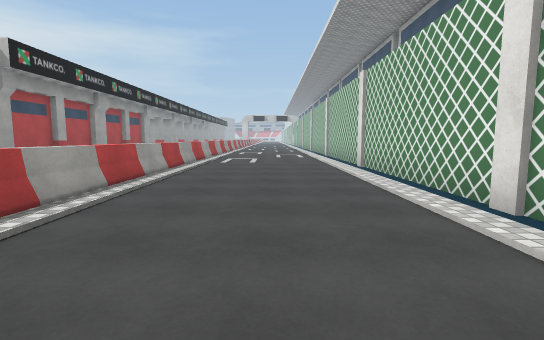
View 1 (above)

24 first-person views from a walk through a 3-D level made in the Unity game engine. The camera is 1.4 m above the floor, tilts 6° down and sees 85° across. The floor is counted in squares, 2 m on a side. Each view is taken from the middle of a square. On the plan, view 1 faces up. The plan holds only what a view shows up to about 10 squares ahead; the rest is blank. The place goes on beyond the plan. Some surface patterns are stand-ins.

View 2
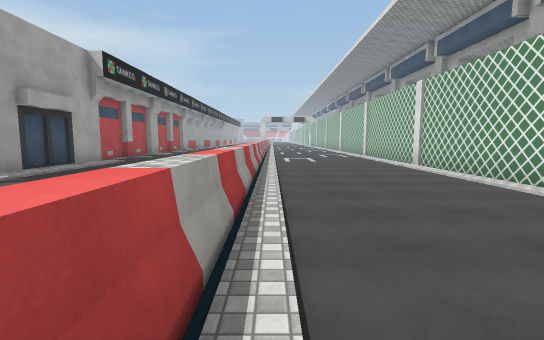

View 3
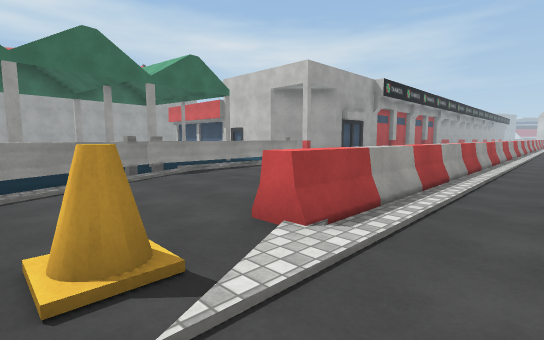

View 4
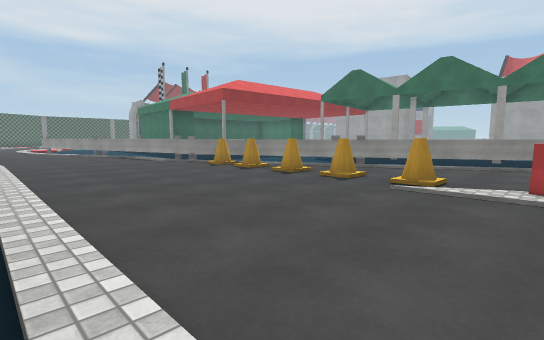

View 5
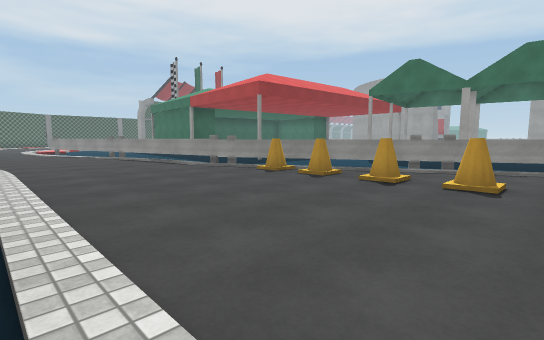

View 6
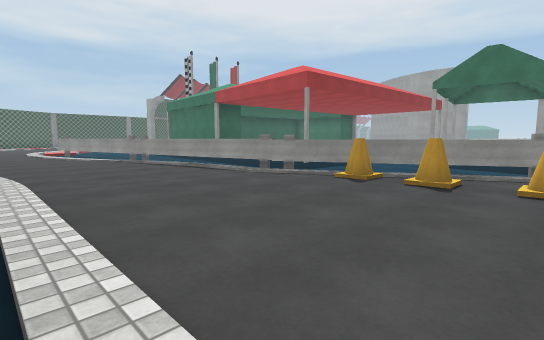

View 7
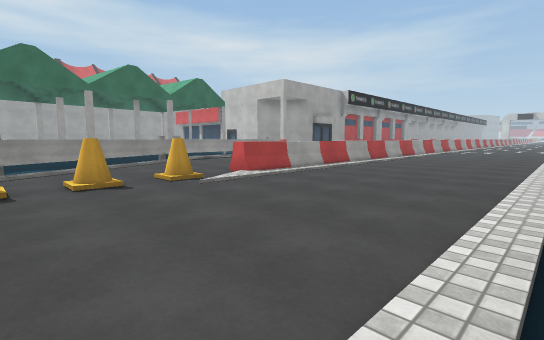

View 8
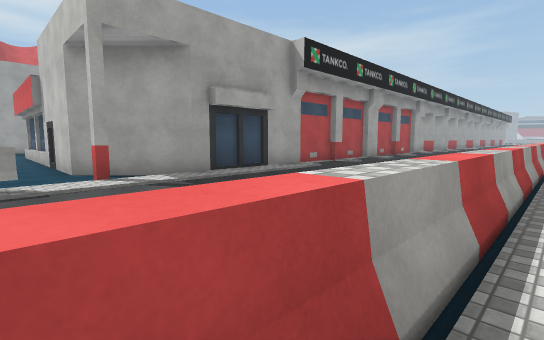

View 9
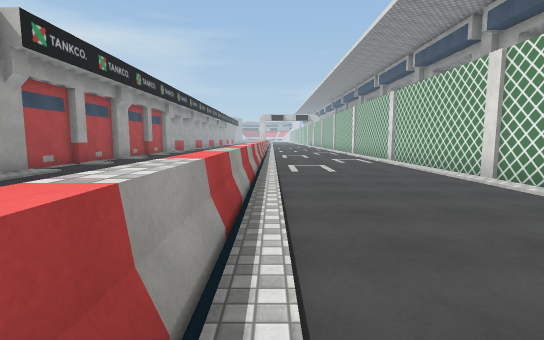

View 10
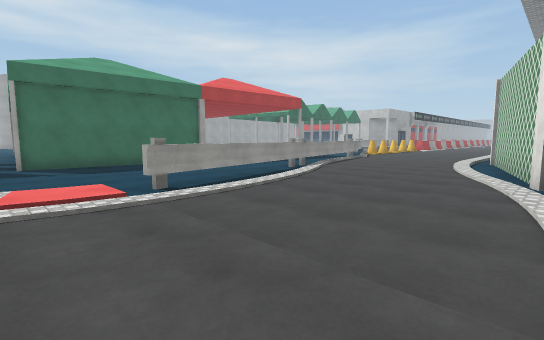

View 11
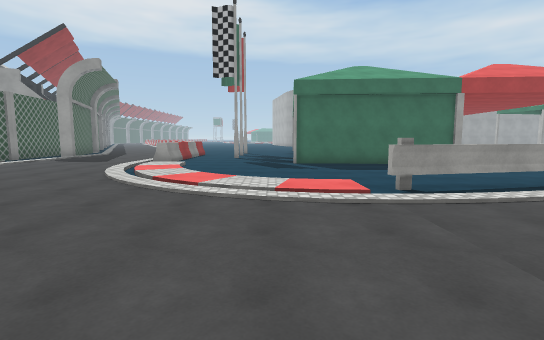

View 12
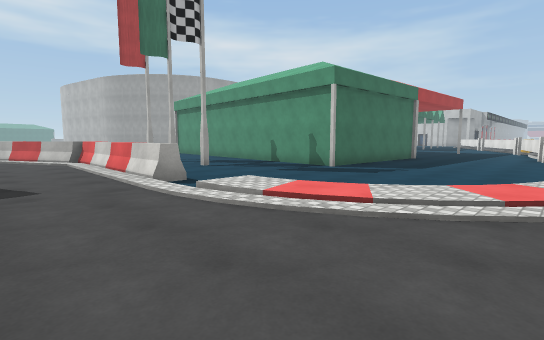

View 13
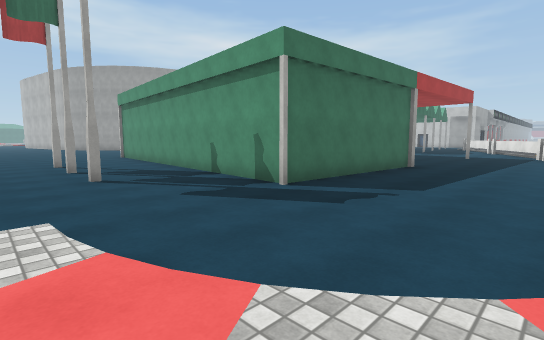

View 14
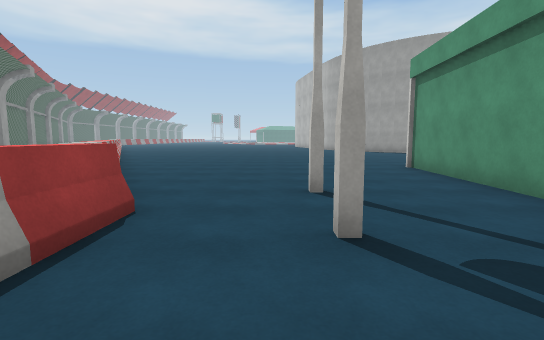

View 15
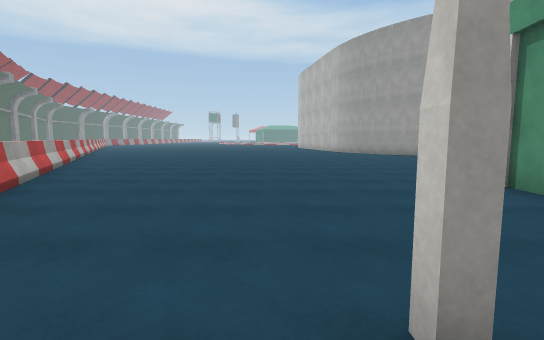

View 16
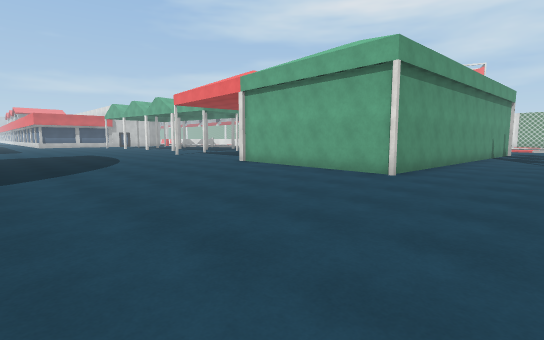

View 17
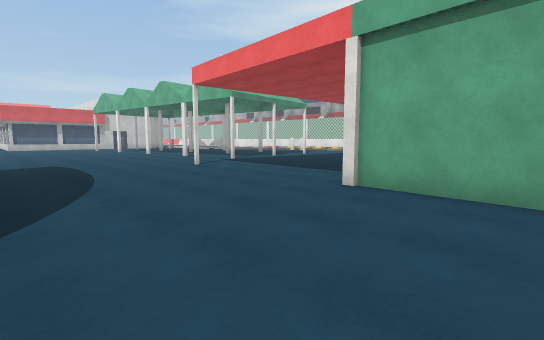

View 18
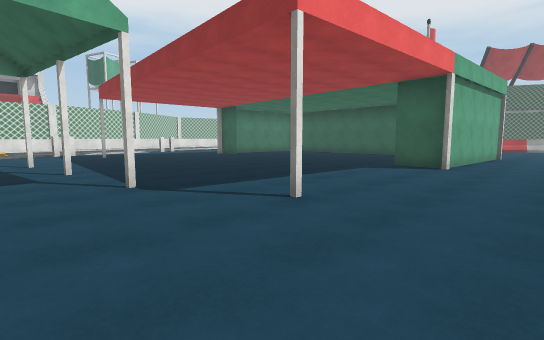

View 19
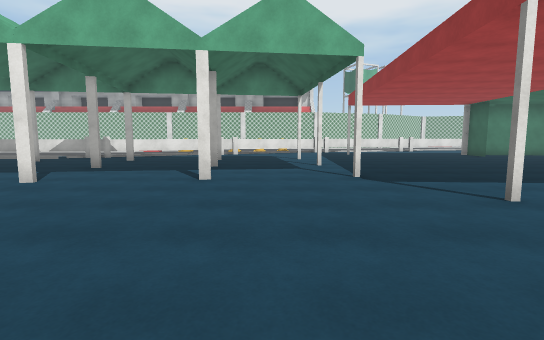

View 20
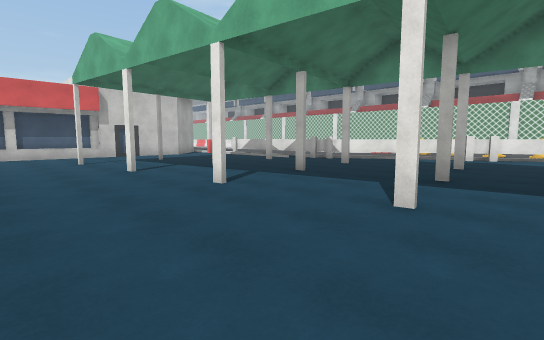

View 21
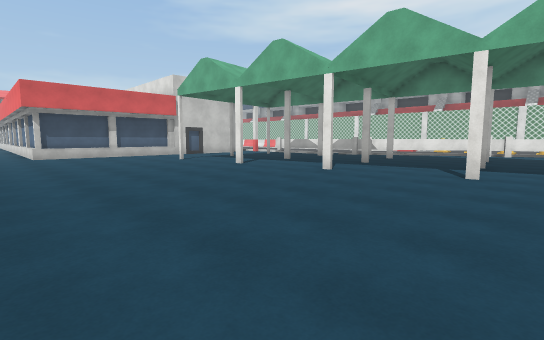

View 22
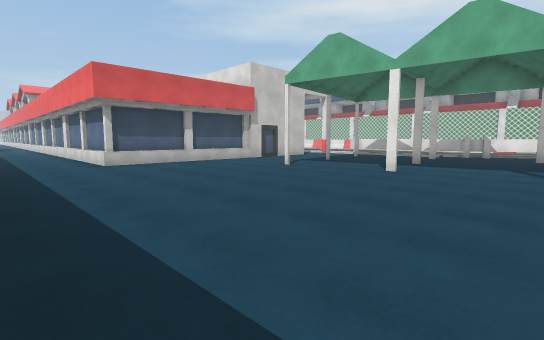

View 23
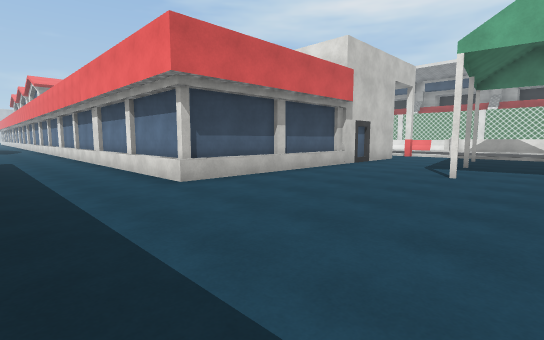

View 24
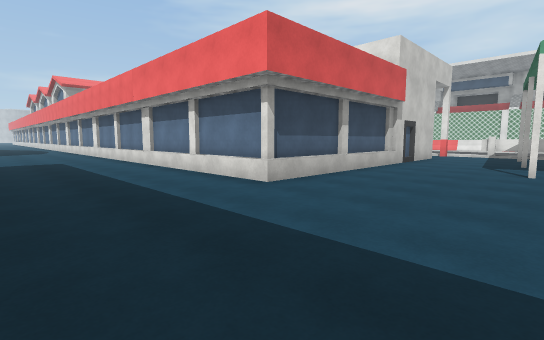

### Floor plan
Key: @ floor where view 1 was taken; # wall or solid block; x gap in a wall; . main floor; : floor 0.25 m higher than the main floor; / step, stairs or slope; = window, fence, low wall or low ledge; ^ raised ledge; G garage; B barrier; T thing the floor can be seen under or through; O other object.
Columns run from 21 left of view 1 to 4 right of it. Each row starts with its distance up from view 1.
 12  ..          G.   ^..../#
 11  ...#        G..  ^..../#
 10 ....#        G..  ^..../#
  9 ....#        #..  ^..../#
  8 ....#        #..  ^..../#
  7 ....#        #..  ^..../#
  6 ....#        #..  ^..../#
  5 ....#      ###..  ^..../#
  4 ....########GG..  ^..../#
  3 ................  ^..../#
  2 ..............#.  ^..../
  1 .........#..#.=   ^..../
  0 .......#......=.  ^..@./
 -1  .............=.. ^..../
 -2  ......#..#.#.#...B..../
 -3  .............##..B..../
 -4  ............#.=......./
 -5  .......#.#....=#.O..../
 -6   ..............=.O..../
 -7   ...........#..#.O..../
 -8   ......#..#.....=O..../
 -9   ...............=O..../
-10   .........#.#....O..../
-11  .......#.........T..../
-12  .....#.........#.TT.../#
-13  .............. ...=.../#
-14 ..............   ..=.../#
-15 ..............  ...=....#
-16 ..............  ...##...##
-17 ......##... ..  #...#....#
-18 ......# ..      #...=....
-19 ......#         #...=/.../
-20 ......#         #...T/....
-21 ......#         #...T/....
-22 ......###########...//....
-23 ....................//....
-24 .........#.#.#...../:....
-25 ................../:/...
-26 ................/://...
-27 .........BB^^^^^//....
-28 .......^BB...........
-29 .....^^   ...........
-30 ...^^x         ...

Positions as (right, up) in squares from view 1, and headings:
1: (0, 0), facing up
2: (-2, -1), facing up
3: (-1, -5), facing up-left
4: (2, -3), facing down-left
5: (2, -5), facing down-left
6: (2, -7), facing down-left
7: (2, -7), facing up-left
8: (-2, 2), facing up-left
9: (-2, 2), facing up
10: (4, -23), facing up-left
11: (4, -23), facing left
12: (-1, -29), facing up-left
13: (-2, -26), facing up-left
14: (-8, -25), facing left
15: (-11, -25), facing left
16: (-21, -24), facing up-right
17: (-19, -19), facing up-right
18: (-17, -9), facing down-right
19: (-18, -9), facing right
20: (-16, -9), facing up-right
21: (-19, -9), facing up-right
22: (-20, -5), facing up-right
23: (-20, -1), facing up-right
24: (-21, 0), facing up-right
